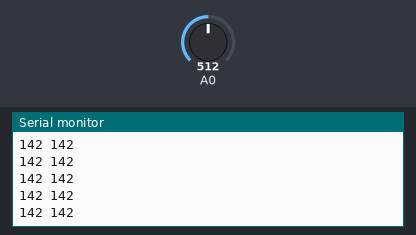
A sketch run on a simulated Arduino Uno, built with avr-gcc and run on an emulated ATmega328P. On the bench: the last lines printed to the serial monitor. The inputs (shaded band) are chosen by the test bench; at power-on: A0 = 512.

Above: at 1.2 s.
1.3 s: A0 set to 716
At 1.9 s:
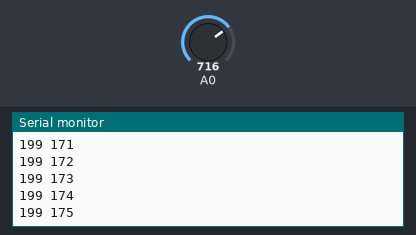
2.8 s: A0 set to 900
At 3.7 s:
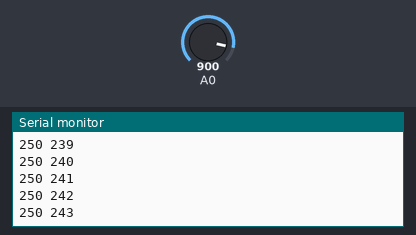
Timing chart, 0 to 5.8 s (numbered marks = the images above; inputs shaded):
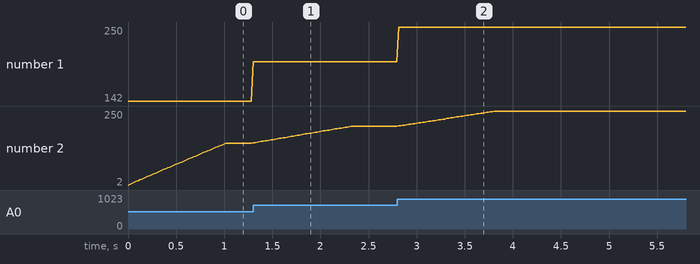

Measured:
- after the input at 1.3 s, the serial monitor: prints a new line at once (image 1)
- plotted number 1: 142 → 199 after the input at 1.3 s
- plotted number 2: 142 → 199 after the input at 1.3 s

The sketch:

A0NodeMcu.ino
```cpp
#define n 50 //numero de pontos da média móvel

int original, filtered;
int numbers[n];

long moving_avg();

void setup() {
 Serial.begin(115200);
 pinMode(A0,INPUT);
}

void loop() {
  // put your main code here, to run repeatedly:
  original = analogRead(A0);
  filtered = moving_avg(original);
  original = (original * 285.0f) / 1023.0f;
  filtered = (filtered * 285.0f) / 1023.0f;
  Serial.print(original);
  Serial.print(" ");
  Serial.println(filtered);
  delay(20);
}

long moving_avg(int value){
  for(int i = n-1; i>0; i--){
    numbers[i] = numbers[i-1];
  }
  numbers[0] = value;
  long acc = 0;
  for (int i = 0; i < n; i++){
    acc += numbers[i];
  }
  return acc/n;
}
```
